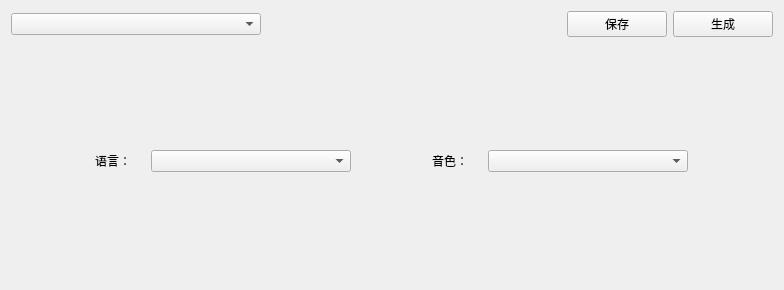
<?xml version="1.0" encoding="UTF-8"?>
<ui version="4.0">
 <class>TTSSet</class>
 <widget class="QWidget" name="TTSSet">
  <property name="geometry">
   <rect>
    <x>0</x>
    <y>0</y>
    <width>784</width>
    <height>290</height>
   </rect>
  </property>
  <property name="windowTitle">
   <string>Form</string>
  </property>
  <layout class="QVBoxLayout" name="verticalLayout">
   <item>
    <layout class="QHBoxLayout" name="horizontalLayout">
     <item alignment="Qt::AlignVCenter">
      <widget class="QComboBox" name="ttsProviderComboBox">
       <property name="sizePolicy">
        <sizepolicy hsizetype="Preferred" vsizetype="Expanding">
         <horstretch>0</horstretch>
         <verstretch>0</verstretch>
        </sizepolicy>
       </property>
       <property name="minimumSize">
        <size>
         <width>250</width>
         <height>0</height>
        </size>
       </property>
       <property name="maximumSize">
        <size>
         <width>250</width>
         <height>16777215</height>
        </size>
       </property>
      </widget>
     </item>
     <item>
      <spacer name="horizontalSpacer">
       <property name="orientation">
        <enum>Qt::Horizontal</enum>
       </property>
       <property name="sizeHint" stdset="0">
        <size>
         <width>40</width>
         <height>20</height>
        </size>
       </property>
      </spacer>
     </item>
     <item>
      <widget class="QPushButton" name="saveSetButton">
       <property name="minimumSize">
        <size>
         <width>100</width>
         <height>0</height>
        </size>
       </property>
       <property name="text">
        <string>保存</string>
       </property>
      </widget>
     </item>
     <item alignment="Qt::AlignVCenter">
      <widget class="QPushButton" name="generateButton">
       <property name="sizePolicy">
        <sizepolicy hsizetype="Expanding" vsizetype="Expanding">
         <horstretch>0</horstretch>
         <verstretch>0</verstretch>
        </sizepolicy>
       </property>
       <property name="minimumSize">
        <size>
         <width>100</width>
         <height>0</height>
        </size>
       </property>
       <property name="maximumSize">
        <size>
         <width>100</width>
         <height>16777215</height>
        </size>
       </property>
       <property name="text">
        <string>生成</string>
       </property>
      </widget>
     </item>
    </layout>
   </item>
   <item>
    <widget class="QStackedWidget" name="ttsProviderStackedWidget">
     <widget class="QWidget" name="edgeTTSPage">
      <layout class="QHBoxLayout" name="horizontalLayout_4">
       <item>
        <layout class="QHBoxLayout" name="horizontalLayout_2">
         <item alignment="Qt::AlignVCenter">
          <widget class="QLabel" name="label">
           <property name="sizePolicy">
            <sizepolicy hsizetype="Expanding" vsizetype="Expanding">
             <horstretch>0</horstretch>
             <verstretch>0</verstretch>
            </sizepolicy>
           </property>
           <property name="minimumSize">
            <size>
             <width>25</width>
             <height>0</height>
            </size>
           </property>
           <property name="maximumSize">
            <size>
             <width>50</width>
             <height>16777215</height>
            </size>
           </property>
           <property name="text">
            <string>语言：</string>
           </property>
          </widget>
         </item>
         <item alignment="Qt::AlignVCenter">
          <widget class="QComboBox" name="edgeTTSLanguageSet">
           <property name="sizePolicy">
            <sizepolicy hsizetype="Expanding" vsizetype="Expanding">
             <horstretch>0</horstretch>
             <verstretch>0</verstretch>
            </sizepolicy>
           </property>
           <property name="minimumSize">
            <size>
             <width>150</width>
             <height>0</height>
            </size>
           </property>
           <property name="maximumSize">
            <size>
             <width>200</width>
             <height>16777215</height>
            </size>
           </property>
          </widget>
         </item>
        </layout>
       </item>
       <item>
        <layout class="QHBoxLayout" name="horizontalLayout_3">
         <item alignment="Qt::AlignVCenter">
          <widget class="QLabel" name="label_2">
           <property name="sizePolicy">
            <sizepolicy hsizetype="Expanding" vsizetype="Expanding">
             <horstretch>0</horstretch>
             <verstretch>0</verstretch>
            </sizepolicy>
           </property>
           <property name="minimumSize">
            <size>
             <width>25</width>
             <height>0</height>
            </size>
           </property>
           <property name="maximumSize">
            <size>
             <width>50</width>
             <height>16777215</height>
            </size>
           </property>
           <property name="text">
            <string>音色：</string>
           </property>
          </widget>
         </item>
         <item alignment="Qt::AlignVCenter">
          <widget class="QComboBox" name="edgeTTSVoiceSet">
           <property name="sizePolicy">
            <sizepolicy hsizetype="Expanding" vsizetype="Expanding">
             <horstretch>0</horstretch>
             <verstretch>0</verstretch>
            </sizepolicy>
           </property>
           <property name="minimumSize">
            <size>
             <width>150</width>
             <height>0</height>
            </size>
           </property>
           <property name="maximumSize">
            <size>
             <width>200</width>
             <height>16777215</height>
            </size>
           </property>
          </widget>
         </item>
        </layout>
       </item>
      </layout>
     </widget>
     <widget class="QWidget" name="ttsProviderPage2"/>
    </widget>
   </item>
  </layout>
 </widget>
 <resources/>
 <connections/>
</ui>
